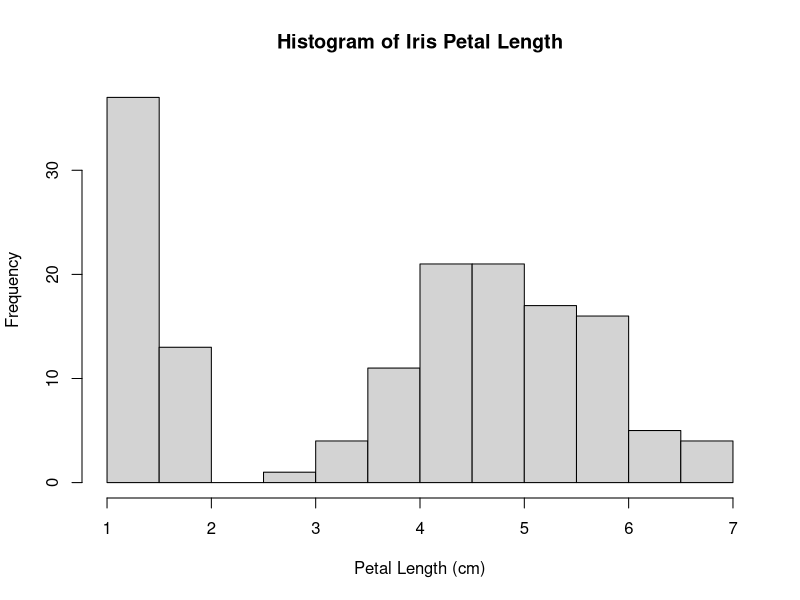
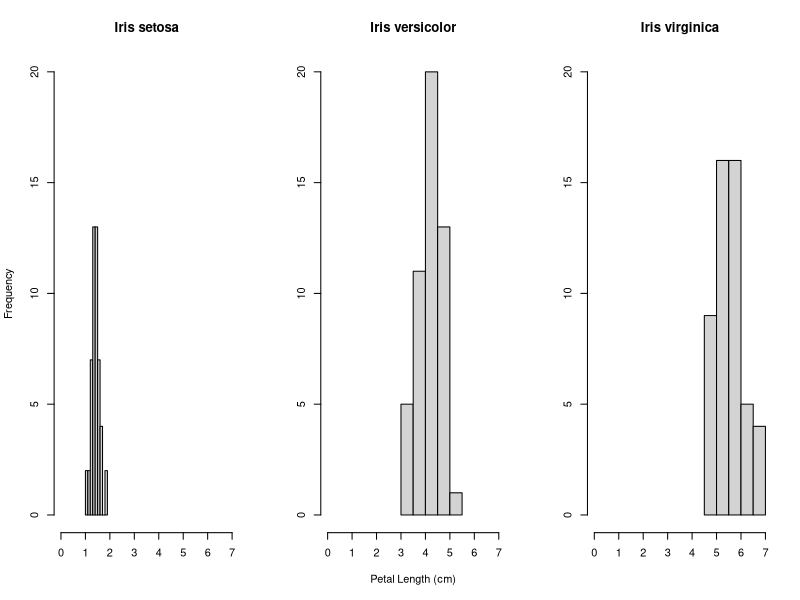

These charts were generated, in order, by the following R code:
## ---- chunk 1
knitr::opts_chunk$set(echo = TRUE)
## ---- chunk 2
head(iris)
## ---- chunk 3
paste('Rows:',nrow(iris))
paste('Columns:',ncol(iris))
## ---- chunk 4
paste("Sepal Length:",class(iris$Sepal.Length))
paste("Sepal Width:",class(iris$Sepal.Width))
paste("Petal Length:",class(iris$Petal.Length))
paste("Petal Width:",class(iris$Petal.Width))
paste("Species:",class(iris$Species))
## ---- chunk 5
table(iris$Species)
## ---- chunk 6
hist(iris$Petal.Length,xlab='Petal Length (cm)',main='Histogram of Iris Petal Length')
## ---- chunk 7
par(mfrow=c(1,3))
hist(iris$Petal.Length[iris$Species=='setosa'],xlab=NULL,xlim=c(0,7),ylim=c(0,20),main='Iris setosa');
hist(iris$Petal.Length[iris$Species=='versicolor'],xlab='Petal Length (cm)',ylab=NULL,xlim=c(0,7),ylim=c(0,20),main='Iris versicolor');
hist(iris$Petal.Length[iris$Species=='virginica'],xlab=NULL,ylab=NULL,xlim=c(0,7),ylim=c(0,20),main='Iris virginica')

## ---- chunk 8
summary(iris)
## ---- chunk 9
paste('Mean petal length of Iris versicolor:',mean(iris$Petal.Length[iris$Species=='versicolor']),'cm')
